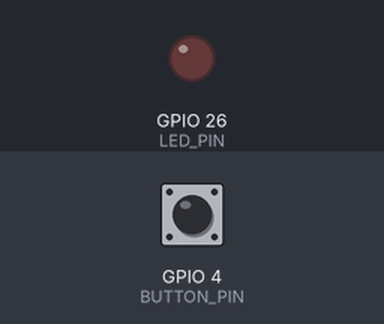
This sketch was run on a simulated ESP32. Shown: output pins drawn as LEDs (lit = HIGH). The test bench sets the inputs (shaded band); at power-on: GPIO 4 (BUTTON_PIN) HIGH.

Above: at 1.2 s.
1.3 s: GPIO 4 (BUTTON_PIN) pulled LOW for 0.15 s
At 1.37 s:
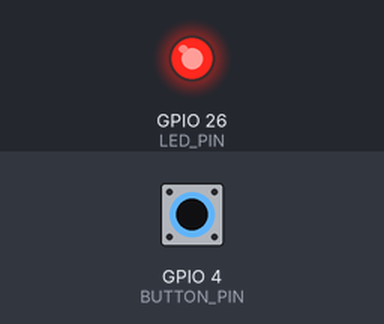
2.9 s: GPIO 4 (BUTTON_PIN) pulled LOW for 3.2 s
At 7.4 s:
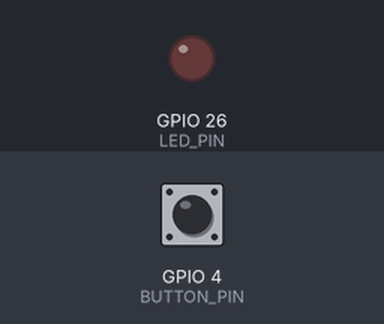
Timing chart, 0 to 8.9 s (numbered marks = the images above; inputs shaded):
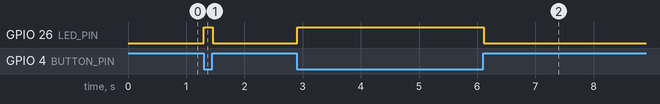

Measured:
- after the input at 1.3 s, GPIO 26 (LED_PIN): LOW → HIGH at once, → LOW 0.15 s later
- after the input at 2.9 s, GPIO 26 (LED_PIN): LOW → HIGH at once, → LOW 3.2 s later

The sketch:

polling.ino
```cpp
// Lab 2 - Polling version (for comparison). Same wiring as the interrupt version.
const int BUTTON_PIN = 4;
const int LED_PIN = 26;

void setup() {
  Serial.begin(115200);
  pinMode(LED_PIN, OUTPUT);
  pinMode(BUTTON_PIN, INPUT_PULLUP);
}

void loop() {
  int state = digitalRead(BUTTON_PIN);     // ask the pin, again and again...
  digitalWrite(LED_PIN, state == LOW);     // LED on while the button is held
  delay(10);
}
```
